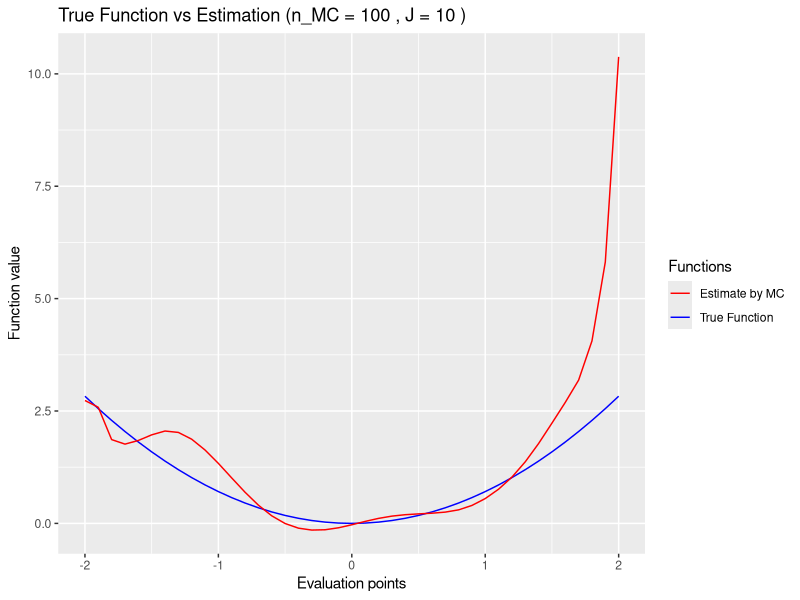

The R source for this figure:
#### Packages ####
library(splines)
library(MASS)
library(caret)
library(expm)

#### Estimate the gamma in the series estimation ####
kernel_functions <- function(x,ker='normal',knorm="sq")
{
  # Densities such as the integral of the square of the density is one if knorm is sq 
  # or such that the sd is one if knorm is sd.
  if (ker=='normal') 
  { 
    s <- switch(knorm,
                sd = 1,
                sq = 1/(2*sqrt(pi)))
    aux <- exp(- x^2 /(2*s^2)) / (sqrt(2*pi)*s)
  }
  if (ker=='triangle')
  {
    s <- switch(knorm,
                sd = sqrt(6),
                sq = (2/3))
    aux <- (s-abs(x))
    aux <- aux * (aux >0)/s^2
  }
  if (ker=='laplace')
  {
    s <- switch(knorm,
                sd = 1/sqrt(2),
                sq = 1/4)
    aux <- exp(-abs(x)/s)/(2*s)
  }
  return(aux)
}

create_W <- function(W, h=1 ,ker='normal',knorm="sq",remove=FALSE)
{
  #   ICM and smoothing matrix 
  #   If no bandwidth is provided for the function, h=1 is used  (no smoothing)
  #   The principle diagonal is replaced with zeros if remove = TRUE.
  n_w <- length(W)
  mat <- sapply(W,function(e) W - e*pracma::ones(n_w,1))
  wmat <-  kernel_functions(mat / h,ker=ker,knorm=knorm)/h; # kernel smoothing 
  # principle diagonal of the matrix replaced with zeros
  if (remove==TRUE) wmat <-  wmat - diag(diag(wmat))
  return(wmat/(n_w**2))
}

#ancienne manière de générer la base avec des noeuds sur les quantiles
#create_P_splines <- function(x, Z, J, degree){
#  knots = quantile(Z, probs = seq(0, 1, length.out = J))
#  return(bs(x, knots = knots, degree = degree, intercept = FALSE)[,1:length(knots)+degree-1])}

#nouvelle manière : dyadic B splines
create_dyadic_interval <- function(nb_pts, a, b) {
  # Base case: if nb_pts is 0, return only the endpoints [a, b]
  if (nb_pts == 0) {
    return(c(a, b))
  }
  # Recursively calculate the inner points for nb_pts - 1
  inner_points <- create_dyadic_interval(nb_pts - 1, a, b)
  # Compute the midpoints between consecutive points
  mid_points <- (inner_points[-length(inner_points)] + inner_points[-1]) / 2
  # Combine the points: original inner points and midpoints, sorted
  combined_points <- sort(c(inner_points, mid_points))
  return(combined_points)
}

create_dyadic_P_splines <- function(x, Z, J, degree){
  n_dyadic = log(J - degree +1)/log(2)
  if (as.integer(n_dyadic)!=n_dyadic){
    print("Error, dimension is not valid")
  }
  else{
    a = min(Z)
    b = max(Z)
    n_pts = 2^{n_dyadic} +1 
    knots = create_dyadic_interval(n_dyadic, a, b)[2:2^{n_dyadic}]
    return(bs(x, knots = knots, degree = degree, intercept = FALSE))
    }}


# compute gamma_hat
estimation_gamma <- function(J, W, Z, Y, degree){ # J = (2^{l}-1) + degree
  n = length(Z)
  #compute Omega
  Omega <- create_W(W)
  
  #compute P
  P <- create_dyadic_P_splines(Z, Z, J, degree)
  #compute gamma
  gamma_step = t(P)%*%Omega%*%Y
  gamma_step_invert = solve(t(P)%*%Omega%*%P)
  gamma_hat = gamma_step_invert%*%gamma_step
  return(gamma_hat)
}


#### Data simulation #### 
simulate_data_3 <- function(data_param, g_sim, case){
  n = data_param[1]
  rhoev = data_param[2]
  rhowz = data_param[3]
  
  W = rnorm(n, 0, 1)
  V = rnorm(n, 0, 1)
  
  beta = sqrt((rhoev**2)/(1 - rhoev**2))
  Z = (beta*W + V)/sqrt(1+beta**2)
  
  eta = rnorm(n, 0, 1)
  a = sqrt((rhowz**2)/(1 - rhowz**2))
  eps = (a*V + eta)/sqrt(1+beta**2)
  
  Y = g_sim(Z,case) + eps
  
  return(list(W = W, V = V, Z = Z, Y = Y, eps = eps))
}

g_sim_3 <- function(x,case)  
{
  switch(case,  
         x,
         x^2/sqrt(2),
         sqrt(3*sqrt(3))*x*exp(-(x^2)/2),
         sqrt(3)*x*sin(pi*x/2),
         4*exp(-abs(x)) , 
         log(abs(x-1)+1)*ifelse(x>1,1,-1)*sqrt(10/3),
         sqrt(2)*x*cos(pi*x),
         (log(abs(x-1)+1)*ifelse(x>1,1,-1)*sqrt(10/3) - 0.6*x+ (x^3)*2)/8
  )
}


#n = 200 #or 400
#rhoev = 0.5 #0.8, 0.8
#rhowz = 0.9 #0.9, 0.7

data_param_3 = c(1000, 0.5, 0.9)
simul_3 = simulate_data_3(data_param_3, g_sim_3, 2) #utilisent que le cas 2 et 3 dans le papier lapenta
W <- simul_3$W
Y <- simul_3$Y
Z <- simul_3$Z

#### Selection of J by cross-validation on M ####
calcul_M_g_hat <- function(gamma_hat, J, Z, Y, W, degree){
  Omega <- create_W(W)
  M = 0 
  a = min(Z)
  b = max(Z)
  n = length(Z)
  g_hat_on_Z <- rep(0, n)
  basis <- create_dyadic_P_splines(Z, Z, J, degree)
  g_hat_on_Z <- basis%*%gamma_hat
  for (i in 1:n){
    for (j in 1:n){
      M = M + (Y[i] - g_hat_on_Z[i])*(Y[j] - g_hat_on_Z[j])*Omega[i,j]
    }
  }
  return(M/(n**2))}

calcul_M_true_g <- function(g, J, Z, Y, W, case){
  M = 0
  n = length(Z)
  Omega <- create_W(W)
  for (i in 1:n){
    for (j in 1:n){
      M = M + (Y[i] - g(Z[i], case))*(Y[j] - g(Z[j], case))*Omega[i,j]
    }
    return(M/(n**2))
  }}

calcul_M_g_hat_test_sample <- function(g_hat_on_Z_test, Omega, n_test, Y_test){
  M = 0
  for (i in 1:n_test){
    for (j in 1:n_test){
      M = M + (Y_test[i] - g_hat_on_Z_test[i])*(Y_test[j] - g_hat_on_Z_test[j])*Omega[i,j]
    }
    return(M/(n_test**2))
  }}

sample_train_test <- function(Z, Y, W, p_train){
  # Create a single data frame with all variables
  df <- data.frame(Z = Z, Y = Y, W = W)
  
  # Create bins based on the X variable (you can modify the binning logic if needed)
  bins <- cut(df$Z, breaks = 3, labels = FALSE)
  
  # Sample indices for the training set using bins for stratification
  index_train <- createDataPartition(bins, p = p_train, list = FALSE)
  
  # Indices for the validation set (complementary to train indices)
  index_val <- setdiff(seq_len(nrow(df)), index_train)
  
  # Create train and validation sets based on indices
  train_set <- df[index_train, ]
  val_set   <- df[index_val, ]
  
  # Return the training and validation sets
  return(list(
    Z_train = train_set$Z, Y_train = train_set$Y, W_train = train_set$W,
    Z_validation = val_set$Z, Y_validation = val_set$Y, W_validation = val_set$W
  ))
}

optimization_CV_M <- function(Z, W, Y, vect_J_to_test, p_train, degree, x_grid){
  gamma_hat_list <- vector("list", length(vect_J_to_test))
  a = min(Z)
  b = max(Z)
  M_values <- numeric(length(vect_J_to_test))
  n = length(Z)
  
  # split the data in training and test set
  sampled_data <- sample_train_test(Z, Y, W, p_train)
  Z_train <- sampled_data$Z_train
  Y_train <- sampled_data$Y_train
  W_train <- sampled_data$W_train
  Z_validation <- sampled_data$Z_validation
  Y_validation <- sampled_data$Y_validation
  W_validation <- sampled_data$W_validation
  n_train <- length(Z_train)
  
  # compute gamma_hat_train and g_hat_train for the training set
  for (j_index in 1:length(vect_J_to_test)){
    J = vect_J_to_test[j_index]
    print(J)
    #compute gamma_hat_train
    gamma_hat <- estimation_gamma(J,W_train,Z_train,Y_train,degree)
    gamma_hat_list[[j_index]] <- gamma_hat
    
    # compute the prediction of g_hat_train on the test set 
    n_val <- length(Z_validation)
    basis <- create_dyadic_P_splines(Z_validation, Z_train, J, degree)
    g_hat_on_Z_val <-  basis%*%gamma_hat
    
    # compute M and store it 
    Omega_val <- create_W(W_validation)
    M_values[j_index] <- calcul_M_g_hat_test_sample(g_hat_on_Z_val, Omega_val, n_val, Y_validation)
  }
  
  # return J corresponding to the smallest MSE
  J_opt = vect_J_to_test[which.min(M_values)]
  #print(c(M_values, J_opt))
  
  #evaluate hat_g_hat_J on a grid x
  gamma_hat <- estimation_gamma(J_opt,W,Z,Y,degree)
  
  g_hat_on_x_opt = rep(0, length(x_grid))
  basis <- create_dyadic_P_splines(x_grid, Z, J_opt, degree)
  g_hat_on_x_opt <- basis%*%gamma_hat

  #g_on_x = true_g(x_plot, case)
  #plot(x_plot, g_hat_on_x_opt, type = 'l', col = 'black')
  #lines(x_plot, g_on_x, type = 'l', col = 'green')
  
  return(list(J_opt = J_opt, gamma_hat_j_opt = gamma_hat, g_hat_on_x_opt = g_hat_on_x_opt, gamma_hat_list = gamma_hat_list, M_values = M_values))
  
}

#vect_J_to_test <- c()
#for (l in 1:3){
#  vect_J_to_test[l] = (2^{l}-1)+3
#}
#optimization_CV_M(Z,W,Y,vect_J_to_test,0.5,3, seq(-2, 2, by = 0.1)) #fonctionne


#### Selection of J by cross-validation on the MSE ####
optimization_CV_MSE <- function(Z, W, Y, vect_J_to_test, p_train, degree, x_grid){
  gamma_hat_list <- vector("list", length(vect_J_to_test))
  a = min(Z)
  b = max(Z)
  MSE_values <- numeric(length(vect_J_to_test))
  n = length(Z)
  
  # split the data in training and test set
  sampled_data <- sample_train_test(Z, Y, W, p_train)
  Z_train <- sampled_data$Z_train
  Y_train <- sampled_data$Y_train
  W_train <- sampled_data$W_train
  Z_validation <- sampled_data$Z_validation
  Y_validation <- sampled_data$Y_validation
  W_validation <- sampled_data$W_validation
  n_train <- length(Z_train)
  
  # compute gamma_hat_train and g_hat_train for the training set
  for (j_index in 1:length(vect_J_to_test)){
    J = vect_J_to_test[j_index]
    #compute gamma_hat_train
    gamma_hat <- estimation_gamma(J,W_train,Z_train,Y_train, degree)
    gamma_hat_list[[j_index]] <- gamma_hat
    
    # compute the prediction of g_hat_train on the test set 
    n_val <- length(Z_validation)
    basis <- create_dyadic_P_splines(Z_validation, Z_train, J, degree)
    g_hat_on_Z_val <-  basis%*%gamma_hat
    
    # compute MSE and store it
    MSE = sum((g_hat_on_Z_val - Z_validation)**2)
    MSE_values[j_index] = MSE
  }
  
  # return J corresponding to the smallest MSE
  J_opt = vect_J_to_test[which.min(MSE_values)]
  #print(c(MSE_values, J_opt))
  gamma_hat <- estimation_gamma(J_opt,W,Z,Y,degree)
  
  g_hat_on_x_opt = rep(0, length(x_grid))
  basis <- create_dyadic_P_splines(x_grid, Z, J_opt, degree)
  g_hat_on_x_opt <- basis%*%gamma_hat
  
  #g_on_x = true_g(x_plot, case)
  #plot(x_plot, g_hat_on_x_opt, type = 'l', col = 'black')
  #lines(x_plot, g_on_x, type = 'l', col = 'green')
  
  return(list(J_opt = J_opt, gamma_hat_j_opt = gamma_hat, g_hat_on_x_opt = g_hat_on_x_opt, gamma_hat_list = gamma_hat_list, MSE_values = MSE_values))
  
}

#optimization_CV_MSE(Z,W,Y,vect_J_to_test,0.5,3, seq(-2, 2, by = 0.1)) #fonctionne


#### Lepski (paper bootstrap) ####

calcul_s_J <- function(J, W, Z, Y, degree){
  n = length(W)
  
  Omega <- create_W(W)
  Phi <- create_dyadic_P_splines(Z, Z, J, degree)
  tPhi_Phi <- t(Phi)%*%Phi
  
  inverse_tPhi_Phi <- solve(tPhi_Phi)
  sqrt_inverse_tPhi_Phi <- sqrtm(inverse_tPhi_Phi)
  res_mat <- n*sqrt_inverse_tPhi_Phi%*%t(Phi)%*%Omega%*%Phi%*%sqrt_inverse_tPhi_Phi
  
  min_eigen_val <- min(eigen(res_mat)$values)
  
  return(min_eigen_val)}

compute_M_bootstrap <- function(J, W, Z, Y, degree){
  n = length(Z)
  #compute Omega
  Omega <- create_W(W)
  
  #compute P
  P <- create_dyadic_P_splines(Z, Z, J, degree)
  
  #compute gamma
  M_boot_step = t(P)%*%Omega
  M_boot_step_invert = solve(t(P)%*%Omega%*%P)
  M_boot = M_boot_step_invert%*%M_boot_step
  
  return(M_boot)
}

calcul_hat_g_on_Z <- function(j, Z, gamma_hat, a, b, Z_to_evaluate, degree){
  g_hat_on_x <- rep(0, length(Z_to_evaluate))
  basis <- create_dyadic_P_splines(Z_to_evaluate, Z, j, degree)
  if (length(gamma_hat)>1){
    g_hat_on_Z <- basis%*%gamma_hat}
  else {
    g_hat_on_Z <- gamma_hat*sum(basis)
  }
  return(g_hat_on_Z)
}

create_matrix_U <- function(u_j, u_j_prime){
  n = length(u_j)
  res_mat <- matrix(0, nrow = n, ncol = n)
  for (i in 1:n){
    res_mat[i,i] = u_j[i]*u_j_prime[i]
  }
  return(res_mat)
}


T_stat_D <- function(x_grid, Y, Z, W, degree, I_hat, w_vector, list_M_boot, matrix_sigma_all_j_all_x, matrix_all_u, matrix_sigma_all_j_j2_all_x){
  I_hat = sort(I_hat)
  length_I_hat = length(I_hat)
  
  diff_matrix_allx <- replicate(length(x_grid), matrix(0, length_I_hat, length_I_hat), simplify = FALSE)#matrice des diff de D_j
  matrix_ratio_allx <-  replicate(length(x_grid), matrix(0, length_I_hat, length_I_hat), simplify = FALSE)
  
  for (j_index in 1:length(I_hat)){
    j = I_hat[j_index]
    u_hat_j = matrix_all_u[j_index,] #chaque ligne correspond au vecteur des erreurs de prédiction pour J = valeur de la ligne
    u_star_j = u_hat_j*w_vector #on calcule le vecteur bootstrap
    
    P_j_on_x <- create_dyadic_P_splines(x_grid, Z, j, degree)
    D_j_star = P_j_on_x%*%list_M_boot[[j_index]]%*%u_star_j #vecteur de taille nx 
    
    for (j_prime_index in j_index:length(I_hat)){
      j_prime = I_hat[j_prime_index]
      
      #compute u_star_j_prime
      u_hat_j_prime = matrix_all_u[j_prime_index,]
      u_star_j_prime = u_hat_j_prime*w_vector
      
      #compute D_j_prime sur les x
      P_j_prime_on_x <- create_dyadic_P_splines(x_grid, Z, j_prime, degree)
      D_j_prime_star = P_j_prime_on_x%*%list_M_boot[[j_prime_index]]%*%u_star_j_prime #vecteur de taille x
    }
    
    #Stockage des résultats
    for (x_index in 1:length(x_grid)){
      diff_matrix_allx[[x_index]][j_index, j_prime_index] =abs(D_j_prime_star[x_index] - D_j_star[x_index]) 
      
      sigma_j_x = matrix_sigma_all_j_all_x[j_index, x_index]
      sigma_j_prime_x = matrix_sigma_all_j_all_x[j_prime_index, x_index]
      sigma_j_j_prime_x = matrix_sigma_all_j_j2_all_x[[x_index]][j_index, j_prime_index]
      sigma_val_x = sigma_j_x + sigma_j_prime_x - 2*sigma_j_j_prime_x
      
      if (sigma_val_x !=0){ #attention on a des sigma = 0 (bizarre) et donc pb
        matrix_ratio_allx[[x_index]][j_index, j_prime_index] = diff_matrix_allx[[x_index]][j_index,j_prime_index]/sqrt(sigma_val_x)
      }}  
    vec_max <- rep(0, length(x_grid))
    for (x_index in 1:length(x_grid)){
      vec_max[x_index] = max(matrix_ratio_allx[[x_index]])
    }
    
    return(max(vec_max))}}


compute_J_hat <- function(theta_star, I_hat, x_grid, degree, matrix_gamma, matrix_sigma_all_j_all_x, matrix_sigma_all_j_j2_all_x){
  j_index = 1
  J = I_hat[j_index]
  ratio = calcul_ratio(J, j_index, I_hat, x_grid, degree, matrix_gamma, matrix_sigma_all_j_all_x, matrix_sigma_all_j_j2_all_x)
  while (ratio > 1.1*theta_star){
    j_index = j_index + 1 
    J = I_hat[j_index]
    ratio = calcul_ratio(J, j_index, I_hat, x_grid,degree, matrix_gamma, matrix_sigma_all_j_all_x, matrix_sigma_all_j_j2_all_x)
  }
  
  return(J)
}


calcul_ratio <- function(J, J_index, I_hat, x_grid, degree, matrix_gamma, matrix_sigma_all_j_all_x, matrix_sigma_all_j_j2_all_x){
  length_I_hat = length(I_hat)
  res_mat <- matrix(0, length_I_hat, length(x_grid))
  
  P_j_on_x <- create_dyadic_P_splines(x_grid, Z, J, degree) #on crée la base pour J donné
  if (J>1){
    g_hat_J_x <- P_j_on_x%*%matrix_gamma[J_index,][1:J]
  }else{
    g_hat_J_x <- matrix_gamma[J_index,][1:J]*P_j_on_x}
  
  sigma_J_vect <- matrix_sigma_all_j_all_x[J_index,]
  
  for (J_prime_index in J_index:length(I_hat)){
    J_prime = I_hat[J_prime_index]
    P_j_prime_on_x <- create_dyadic_P_splines(x_grid, Z, J_prime, degree)
    if (J>1){
      g_hat_J_prime_x <- P_j_prime_on_x%*%matrix_gamma[J_prime_index,][1:J_prime]
    }else{
      g_hat_J_prime_x <- matrix_gamma[J_prime_index,][1:J_prime]*P_j_prime_on_x}
    
    sigma_J_prime_vect <- matrix_sigma_all_j_all_x[J_prime_index,]
    for (x_index in 1:length(x_grid)){
      sigma_J_J_prime <- abs(matrix_sigma_all_j_all_x[J_index,x_index]^{2} + matrix_sigma_all_j_all_x[J_prime_index,x_index]^{2} - 2*matrix_sigma_all_j_j2_all_x[[x_index]][J_index, J_prime_index])
      denom = sqrt(sigma_J_J_prime)
      if (denom!=0){
        res_mat[J_prime_index, x_index] = abs(g_hat_J_prime_x[x_index] - g_hat_J_x[x_index])/(denom)
      }}
  }
  return(max(res_mat))
}

valid_dim <- function(J, degree){
  if (J-degree+1 <= 1){
    return(FALSE)
  }
  else{
    l = log(J - degree +1)/log(2)
    if (as.integer(l)!=l){
      return(FALSE)
    }else{return(TRUE)}}}


lepski_bootstrap <- function(n_boot,valid_dim,x_grid, W, Z, Y, degree){#attention : ici x_grid juste pour calculer les sup norm
  n = length(Z)
  #J_max = compute_J_max(W, Z, Y, degree)
  J_max = 18
  I_hat = seq(as.integer(0.1 * (log(J_max)^2))+1, as.integer(J_max), by = 1) #on commence au moins à 2 parce que 1 c'est pas une bonne solution
  I_hat = sort(I_hat[sapply(I_hat,valid_dim, degree)]) #select only the valid dimensions
  length_I_hat = length(I_hat)
  
  # estimate the models (ie the gamma_J and M_boot for all J)
  matrix_gamma = matrix(0, nrow = length_I_hat, ncol = max(I_hat))
  list_M_boot <- list()
  for (j_index in 1:length_I_hat){
    j = I_hat[j_index]
    M_boot_j <- compute_M_bootstrap(j, W, Z, Y, degree)
    list_M_boot[[j_index]] <- M_boot_j
    
    gamma_J <- M_boot_j%*%Y
    gamma_J_zeros <- c(gamma_J, rep(0, max(I_hat) - j)) #add zeros for good dimension
    matrix_gamma[j_index,] = gamma_J_zeros #ATTENTION ! prendre que les J premiers termes dans les prochains algos pour pas prendre les zéros!!!
    
    }
  
  #draw the w_i
  W_boot_matrix <- matrix(rnorm(n_boot * n, mean = 0, sd = 1), nrow = n_boot, ncol = n)
  
  #compute the sigma_J(x) for all values of J and all values of x
  matrix_sigma_all_j_all_x <- matrix(0, nrow = length_I_hat, ncol = length(x_grid))
  matrix_all_u <- matrix(0, nrow = length_I_hat, ncol = n) #n number of data points (ie length(Z))
  for (j_index in 1:length_I_hat){
    j = I_hat[j_index]
    h_hat_j_on_Z = calcul_hat_g_on_Z(j, Z, matrix_gamma[j_index,1:j], a, b, Z, degree)
    u_hat_j = Y - h_hat_j_on_Z 
    matrix_all_u[j_index,] = u_hat_j
    
    P_j_on_x <- create_dyadic_P_splines(x_grid, Z, j, degree) #create for all x_grid
    U_j_j <- create_matrix_U(u_hat_j, u_hat_j) 
    middle_matrix <- list_M_boot[[j_index]]%*%U_j_j%*%t(list_M_boot[[j_index]]) #ok
    
    vec_sigma_j <- rep(0, length(x_grid))
    if (length(middle_matrix)>1){
      for (x_index in 1:length(x_grid)){
        vec_sigma_j[x_index] <- P_j_on_x[x_index,]%*%(middle_matrix)%*%P_j_on_x[x_index,]
      }
    }
    else{
      for (x_index in 1:length(x_grid)){
        vec_sigma_j[x_index] = middle_matrix*P_j_on_x[x_index]^{2}
      }
    }
    matrix_sigma_all_j_all_x[j_index,] = vec_sigma_j #ligne j prend les valeurs des sigma_j(x) pour toutes les valeurs de x_grid
  }
  
  #compute the sigma_J,J_2(x) for all values of x
  matrix_sigma_all_j_j2_all_x <- replicate(length(x_grid), matrix(0, length_I_hat, length_I_hat), simplify = FALSE)
  for (j_index in 1:length_I_hat){
    j = I_hat[j_index]
    P_j_on_x <- create_dyadic_P_splines(x_grid, Z, j, degree)
    
    for (j_prime_index in (j_index):length_I_hat){
      j_prime = I_hat[j_prime_index]
      
      #calcul de sigma_j,jprime(x) pour tous les x_grid et ensuite on met dans les matrices
      U_j_jp <- create_matrix_U(matrix_all_u[j_index,], matrix_all_u[j_prime_index,])
      P_j_prime_on_x <- create_dyadic_P_splines(x_grid, Z,j_prime,degree)
      
      middle_matrix <- list_M_boot[[j_index]]%*%U_j_jp%*%t(list_M_boot[[j_prime_index]])
      
      if (j == 1 && j_prime == 1){
        vec_sigma_j_jprime <- rep(0, length(x_grid))
        for (x_index in 1:length(x_grid)){
          vec_sigma_j_jprime[x_index] = middle_matrix*P_j_on_x[x_index]*P_j_prime_on_x[x_index]
          matrix_sigma_all_j_j2_all_x[[x_index]][j_index, j_prime_index] = vec_sigma_j_jprime[x_index]
        }
      }
      if (j == 1 && j_prime >1){
        vec_sigma_j_jprime <- rep(0, length(x_grid))
        for (x_index in 1:length(x_grid)){
          vec_sigma_j_jprime[x_index] = P_j_on_x[x_index]*(middle_matrix%*%P_j_prime_on_x[x_index,])
          matrix_sigma_all_j_j2_all_x[[x_index]][j_index, j_prime_index] = vec_sigma_j_jprime[x_index]
        }
      }
      if (j>1 && j_prime == 1){
        vec_sigma_j_jprime <- rep(0, length(x_grid))
        for (x_index in 1:length(x_grid)){
          vec_sigma_j_jprime[x_index] = (P_j_on_x[x_index,]%*%middle_matrix)*P_j_prime_on_x[x_index]
          matrix_sigma_all_j_j2_all_x[[x_index]][j_index, j_prime_index] = vec_sigma_j_jprime[x_index]
        }
      }
      if (j>1 && j_prime >1){
        vec_sigma_j_jprime <- rep(0, length(x_grid))
        for (x_index in 1:length(x_grid)){
          vec_sigma_j_jprime[x_index] = P_j_on_x[x_index,]%*%(middle_matrix)%*%P_j_prime_on_x[x_index,]
          matrix_sigma_all_j_j2_all_x[[x_index]][j_index, j_prime_index] = vec_sigma_j_jprime[x_index]
        }
      }
    }}
  
  
  #compute the T stat for each draw of w
  T_i = rep(0, n_boot)
  for (i in 1:n_boot){
    T_i[i] = T_stat_D(x_grid, Y, Z, W, degree, I_hat, W_boot_matrix[i,], list_M_boot, matrix_sigma_all_j_all_x, matrix_all_u, matrix_sigma_all_j_j2_all_x) 
  }
  alpha = min(0.5, sqrt(log(J_max)/J_max))
  theta = quantile(T_i, probs = 1 - alpha)
  
  J_n_hat = I_hat[length(I_hat)-1] #on prend l'avant dernier pour être le plus petit strict
  
  J_hat = compute_J_hat(theta,I_hat, x_grid, degree, matrix_gamma, matrix_sigma_all_j_all_x, matrix_sigma_all_j_j2_all_x)
  
  J_tilde = min(J_hat, J_n_hat)
  
  return(J_tilde)
}

x = seq(min(Z), max(Z), by = 0.1)
lepski_bootstrap(100,valid_dim,x, W, Z, Y,3) #ok fonctionne avec splines


#### Lepski simpler version ####
compute_J_max <- function(W, Z, Y, degree){
  J_init = degree
  J_next = degree + 1
  n = length(Z)
  s_1 = 1/calcul_s_J(J_init, W, Z, Y, degree)
  s_2 = 1/calcul_s_J(J_next, W, Z, Y, degree)
  prev_ratio = s_1/sqrt(n) 
  new_ratio = s_2/sqrt(n)
  
  J = J_next
  if ((prev_ratio <= 10 && new_ratio > 10)) {
  } else {
    while (!(prev_ratio <= 10 && new_ratio > 10)) {
      print(c(prev_ratio, new_ratio))
      J = J + 1
      
      # Look for a valid J
      while (!valid_dim(J, degree)) {  
        J = J + 1}
      
      print(J)
      
      # Calculate s_hat_J and update ratios
      s_hat_J = calcul_s_J(J, W, Z, Y, degree)
      prev_ratio = new_ratio
      new_ratio = s_hat_J / sqrt(n)
    }
  }
  return(J)}


lepski_chen <- function(c_0,W,Z,Y,degree, valid_dim){
  n = length(Z)
  x_grid = seq(min(Z), max(Z), length.out = 10*n)
  
  #J_max = compute_J_max(W, Z, Y, degree)
  J_max = 50
  I_hat = seq(as.integer(0.1 * (log(J_max)^2))+1, as.integer(J_max), by = 1) #on commence au moins à 2 parce que 1 c'est pas une bonne solution
  I_hat = sort(I_hat[sapply(I_hat,valid_dim, degree)]) #select only the valid dimensions
  length_I_hat = length(I_hat)
  
  J_index = 1
  J = I_hat[J_index]
  condition = FALSE
  while ((J_index<length(I_hat) && condition == FALSE)){
    gamma_J <- estimation_gamma(J,W,Z,Y, degree)
    s_J <- calcul_s_J(J, W, Z, Y, degree)
    V_J = V_hat_J(J, n, s_J)
    J_prime_index = J_index + 1 
    J_prime = I_hat[J_prime_index]
    while ((J_prime_index < length(I_hat) && condition == FALSE)){
      gamma_J_prime <- estimation_gamma(J_prime, W, Z, Y, degree)
      s_J_prime <- calcul_s_J(J_prime, W, Z, Y, degree)
      V_J_prime = V_hat_J(J, n, s_J_prime)
      a = difference_norm(gamma_J, gamma_J_prime, J, J_prime, Z, degree, x_grid)
      b = c_0*(V_J + V_J_prime)
      if(a<b){
        condition = TRUE}
      else{
        condition = FALSE}
      J_prime_index = J_prime_index + 1
      J_prime = I_hat[J_prime_index]}
    J_index = J_index + 1
    J = I_hat[J_index]
  }
  J_opt = J
  return(J_opt)
}

V_hat_J <- function(J, n, s_J_hat){
  return (sqrt(log(n)/n)/s_J_hat) #the one in our case 
}

difference_norm <- function(gamma_J, gamma_J_prime, J, J_prime, Z, degree, x_grid){
  P_x_grid_J <- create_dyadic_P_splines(x_grid, Z, J,degree)
  P_x_grid_J_prime <- create_dyadic_P_splines(x_grid, Z, J_prime,degree)
  g_hat_J_x_grid <- P_x_grid_J%*%gamma_J
  g_hat_J_prime_x_grid <- P_x_grid_J_prime%*%gamma_J_prime
  m_m = max(Z) - min(Z)
  n = length(Z)
  
  return(m_m*sum((g_hat_J_prime_x_grid - g_hat_J_x_grid)^{2})/n)
}

lepski_chen(1, W,Z,Y,3, valid_dim )

#### Monte Carlo d'abord sans sélection du paramètre J ####
#on choisit des valeurs de J d'abord et on regarde pour un nombre de samples ce qu'on obtient comme MSE par ex sur un grid


MC_fixed_J <- function(J, n_MC, degree, x_evaluation, g_0, case, data_param){
  list_gamma <- list() #liste des gamma obtenus
  list_g_hat_on_x <- list() #liste de l'estimation de g sur la grille
  list_W <- list()
  list_Y <- list()
  list_Z <- list()
  
  for (n in 1:n_MC){
    #generate data 
    simul <- simulate_data_3(data_param, g_0, case)
    W <- simul$W
    Y <- simul$Y
    Z <- simul$Z
    
    list_W[[n]] <- W
    list_Y[[n]] <- Y
    list_Z[[n]] <- Z
    
    #compute g_hat_J
    gamma_hat_J <- estimation_gamma(J, W, Z, Y, degree)
    list_gamma[[n]] <- gamma_hat_J
    
    #compute the function on the grid
    basis <- create_dyadic_P_splines(x_evaluation, Z, J, degree)
    g_hat_on_x <- basis%*%gamma_hat_J
    list_g_hat_on_x[[n]] <- g_hat_on_x
  }
  
  g_0_on_x <- g_0(x_evaluation, case)
  
  return(list(list_gamma = list_gamma, list_g_hat_on_x = list_g_hat_on_x,
              list_W = list_W, list_Y = list_Y, list_Z = list_Z, g_0_on_x = g_0_on_x))
  }

test <- MC_fixed_J(10, 100, 3, seq(-2, 2, by = 0.1), g_sim_3, 2, c(1000, 0.5, 0.9))

compute_perf <- function(res_MC, measure){
  n_MC = length(res_MC$list_gamma)
  MSE = 0 
  var = 0 
  bias = 0
  sup_norm = 0
  M = 0
  n_val <- length(res_MC$list_g_hat_on_x[[1]])
  if (measure == 'MSE'){
    for (i in 1:n_MC){
      MSE = MSE + sum((res_MC$list_g_hat_on_x[[i]] - res_MC$g_0_on_x)^{2})
    }
    MSE = MSE/(n_MC*n_val)
    return(MSE)
  }
  if (measure == 'Var'){
    avg <- rep(0, n_val)
    for (x in 1:n_val){
      for (n in 1:n_MC){
        avg[x] <- avg[x] + res_MC$list_g_hat_on_x[[n]][x]/n_MC
      }}
    for (n in 1:n_MC){
      var = var + sum((res_MC$list_g_hat_on_x[[n]] - avg)^{2})
    }
    var = var/(n_MC*n_val)
    return(var)
  }
  if (measure == 'bias'){
    n_val <- length(res_MC$list_g_hat_on_x[[1]])
    avg <- rep(0, n_val)
    for (x in 1:n_val){
      for (n in 1:n_MC){
        avg[x] <- avg[x] + res_MC$list_g_hat_on_x[[n]][x]
      }}
    
    for (n in 1:n_MC){
      bias = bias + sum((res_MC$g_0_on_x - avg/n_MC)^{2})
    }
    bias = bias/(n_MC*n_val)
    return(bias)
  }
  if (measure == 'supnorm'){
    sup_norm_vect <- rep(0, n_MC)
    for (n in 1:n_MC){
      sup_norm_vect[n] = max(abs(res_MC$list_g_hat_on_x[[n]] - res_MC$g_0_on_x))
    }
    sup_norm = max(sup_norm_vect)
    return(sup_norm)
  }
  if (measure == 'M'){
    M_vect <- rep(0, n_MC)
    for (n in 1:n_MC){
      Omega <- create_W(res_MC$list_W[[n]])
      M_vect[n] = calcul_M_g_hat_test_sample(res_MC$list_g_hat_on_x[[n]], Omega, n_val, res_MC$list_Y[[n]])
    }
    return (mean(M_vect))
  }
}


compute_perf(test, 'M') #calcul du critère M moyen

compute_perf(test, 'supnorm') #supnorm

compute_perf(test, 'Var')
compute_perf(test, 'MSE')
compute_perf(test, 'bias')

# ok on a bien MSE = var + bias -> à faire : créer grille avec résultats

library(ggplot2)
plot_mean_true <- function(res_MC, x_evaluation,J){
  n_MC = length(res_MC$list_gamma)
  n_val = length(res_MC$list_g_hat_on_x[[1]])
  
  #compute the avg
  avg <- rep(0, n_val)
  for (x in 1:n_val){
    for (n in 1:n_MC){
      avg[x] <- avg[x] + res_MC$list_g_hat_on_x[[n]][x]/n_MC
    }}
  
  data <- data.frame(x_evaluation, avg, g_0_on_x = res_MC$g_0_on_x)
  ggplot(data, aes(x = x_evaluation)) +
    geom_line(aes(y = g_0_on_x, colour = 'True Function')) + # Changed the label
    geom_line(aes(y = avg, colour = 'Estimate by MC')) + # Changed the label
    ylab("Function value") +
    xlab("Evaluation points") + 
    scale_colour_manual(
      name = "Functions", # Change this to your desired legend title
      values = c("True Function" = "blue", "Estimate by MC" = "red") # Customize colors
    ) +
    ggtitle(paste("True Function vs Estimation (n_MC =", n_MC, ", J =", J, ")"))
}

plot_mean_true(test, seq(-2, 2, by = 0.1), 10)


# à faire pour plusieurs paramètres, plusieurs tailles de data set... (modifier les titres etc s'il faut)
